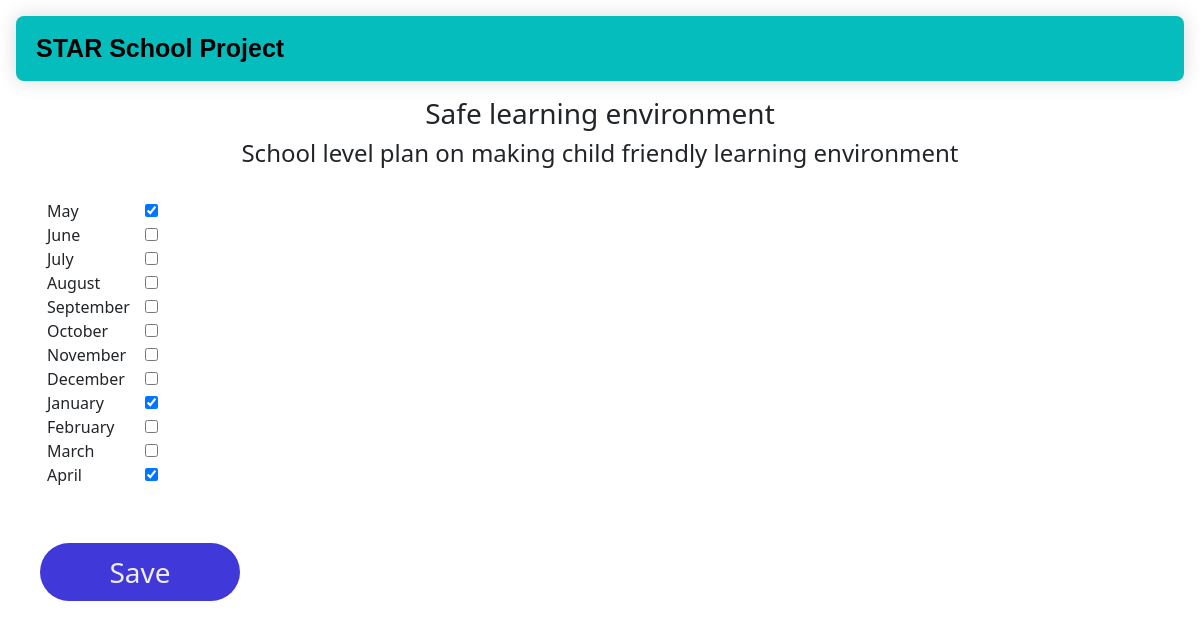
Screenshot of /ycda/update-timeframe/1/ (signed in) with the database file from the repository.
### myAPP/models.py (models this page shows, shortened)
class Dip_Activities(models.Model):
   project_detail_id= models.ForeignKey("DIP_details", on_delete=models.CASCADE)
   activity_name = models.CharField(max_length=200)
   objectives = models.CharField(max_length=200)
   target_participants = models.CharField(max_length=200,null=True)
   coverage = models.CharField(max_length=200,null=True)
   duration = models.CharField(max_length=200,null=True)
   dip_remarks=models.CharField(max_length=200,null=True,blank=True)
   am_remarks=models.CharField(max_length=200,null=True,blank=True)
   is_dip_submited = models.BooleanField(default=False)
   is_dip_approved = models.BooleanField(default=False)
   is_dip_rejected = models.BooleanField(default=False)
   is_am_submited = models.BooleanField(default=False)
   is_am_approved = models.BooleanField(default=False)
   is_am_rejected = models.BooleanField(default=False)
   created_at = models.DateTimeField('created at', auto_now_add=True)
   updated_at = models.DateTimeField('updated at', auto_now=True)

class Dip_details(models.Model):
 project_id= models.ForeignKey("Project_DIP", on_delete=models.CASCADE)
 component = models.CharField(max_length=200)
 created_at = models.DateTimeField('created at', auto_now_add=True)
 updated_at = models.DateTimeField('updated at', auto_now=True)

class Project_DIP(models.Model):
 project_name=models.CharField(max_length=200)
 category_id = models.ForeignKey("Project_Category", on_delete=models.CASCADE)
 assigned_to = models.ForeignKey(User, on_delete=models.CASCADE)
 budget = models.CharField(max_length=200)
 start_date = models.DateField()
 end_date = models.DateField()
 period = models.IntegerField()
 donor_name=models.CharField(max_length=200)
 created_at = models.DateTimeField('created at', auto_now_add=True)
 updated_at = models.DateTimeField('updated at', auto_now=True)

class Activity_timeframe(models.Model):
   activity_id= models.ForeignKey("Dip_Activities", on_delete=models.CASCADE)
   start_date = models.DateField()
   m1 = models.BooleanField()
   m2 = models.BooleanField()
   m3 = models.BooleanField()
   m4 = models.BooleanField()
   m5 = models.BooleanField()
   m6 = models.BooleanField()
   m7 = models.BooleanField()
   m8 = models.BooleanField()
   m9 = models.BooleanField()
   m10 = models.BooleanField()
   m11 = models.BooleanField()
   m12 = models.BooleanField()
   created_at = models.DateTimeField('created at', auto_now_add=True)
   updated_at = models.DateTimeField('updated at', auto_now=True)

### myAPP/views.py (the view)
# urls.py: path('update-timeframe/<int:pk>/', update_timeframe ,name='update-timeframe'),
@login_required(login_url='login')
def update_timeframe(request,pk):
 activities = Dip_Activities.objects.get(id =pk)
 time = Activity_timeframe.objects.get(activity_id=activities)
 next_months = []
 current_month = time.start_date.month
 for i in range(0, 12):
        next_month = (current_month + i) % 12  # Calculate the month index
        if next_month == 0:
            next_month = 12  # Handle December (month index 0)
        next_months.append(datetime(time.start_date.year, next_month, 1))
 form = TimeFrameForm(instance=time)
 if request.method == 'POST':
    form = TimeFrameForm(request.POST,instance=time)
    if form.is_valid():
               form.save()
               return redirect('myAPP:index1',activities.project_detail_id.project_id.pk)
 return render(request,'myAPP/timeframe.html',{"activities":activities,'form':form,'next_months':next_months})

### myAPP/forms.py
class TimeFrameForm(forms.ModelForm):
    class Meta:
        model = Activity_timeframe
        fields = ['m1','m2','m3','m4','m5','m6','m7','m8','m9','m10','m11','m12']

### myAPP/templates/myAPP/timeframe.html (shortened to what this page needs)
{% extends 'myAPP/baseMatrix.html' %}
{% block content %}
<link href="https://cdn.jsdelivr.net/npm/bootstrap@5.0.2/dist/css/bootstrap.min.css" rel="stylesheet">
<body>
  <center><h3>{{activities.project_detail_id.component}}</h3></center>
  <center><h4>{{activities.activity_name}}</h4></center><br>
  <div class="form-group">
    <form  method="POST">
      <ul style="float:left;margin:0 15px;list-style-type: none;">
      {% for next_month in next_months %}
        <li>
          <lable>{{ next_month|date:"F" }}</lable>
        </li>
      {% endfor %}
      </ul>
      <ul style='list-style-type: none;'>
        <li>
          {{form.m1}}
        </li>
        <li>
          {{form.m2}}
        </li>
        <li>
          {{form.m3}}
        </li>
        <li>
          {{form.m4}}
        </li>
        <li>
          {{form.m5}}
        </li>
        <li>
          {{form.m6}}
        </li>
        <li>
          {{form.m7}}
        </li>
        <li>
          {{form.m8}}
        </li>
        <li>
          {{form.m9}}
        </li>
        <li>
          {{form.m10}}
        </li>
        <li>
          {{form.m11}}
        </li>
        <li>
          {{form.m12}}
        </li>
      </ul>
      <input class='button' type="submit" value="Save">
    </form>
  </div>
  </body>
{% endblock  %}

### myAPP/templates/myAPP/baseMatrix.html (shortened to what this page needs)
{% load static %}
<!DOCTYPE html>
<html lang="en">
  <head>
    <link rel="stylesheet" href="{% static 'css/style.css' %}">
  </head>
  <body>
    <div class="header">
      <a class="logo">{{ activities.project_detail_id.project_id.project_name }}</a>
    </div>
    <div id="body">
      {% block content %}{% endblock %}
    </div>
  </body>
  </html>

### myAPP/static/css/style.css (style rules this page uses)
.header { border-radius: 1vh; margin: 2vh; overflow:hidden; background-color:rgb(5, 189, 189); padding:1vh; min-width:200px; box-shadow: 0 0 20px rgba(0, 0, 0, 0.15); }
.header a { float: left; color: black; text-align: center; padding: 12px; text-decoration: none; font-size: 18px; font-family: sans-serif; line-height: 25px; border-radius: 4px; }
.header a.logo { font-size: 25px; font-weight: bold; }
.button { display:inline-block; background-color: #4038d8; border-radius: 10vh; border: 2vh; color: #eeeeee; text-align: center; font-size: 28px; padding:1vh; width: 200px; -webkit-transition: all 0.5s; -moz-transition: all 0.5s; -o-transition: all 0.5s; transition: all 0.5s; cursor: pointer; margin:5vh; }

### rows the page displays
Dip_Activities: project_detail_id.project_id.project_name "STAR School Project", project_detail_id.component "Safe learning environment", activity_name "School level plan on making child friendly learning environment"
Activity_timeframe: m1 "☑", m9 "☑", m12 "☑"

### other values shown
{{ next_month|date:"F" }} "May" "June" "July" "August" "September" "October" "November" "December" "January" "February" "March" "April"
